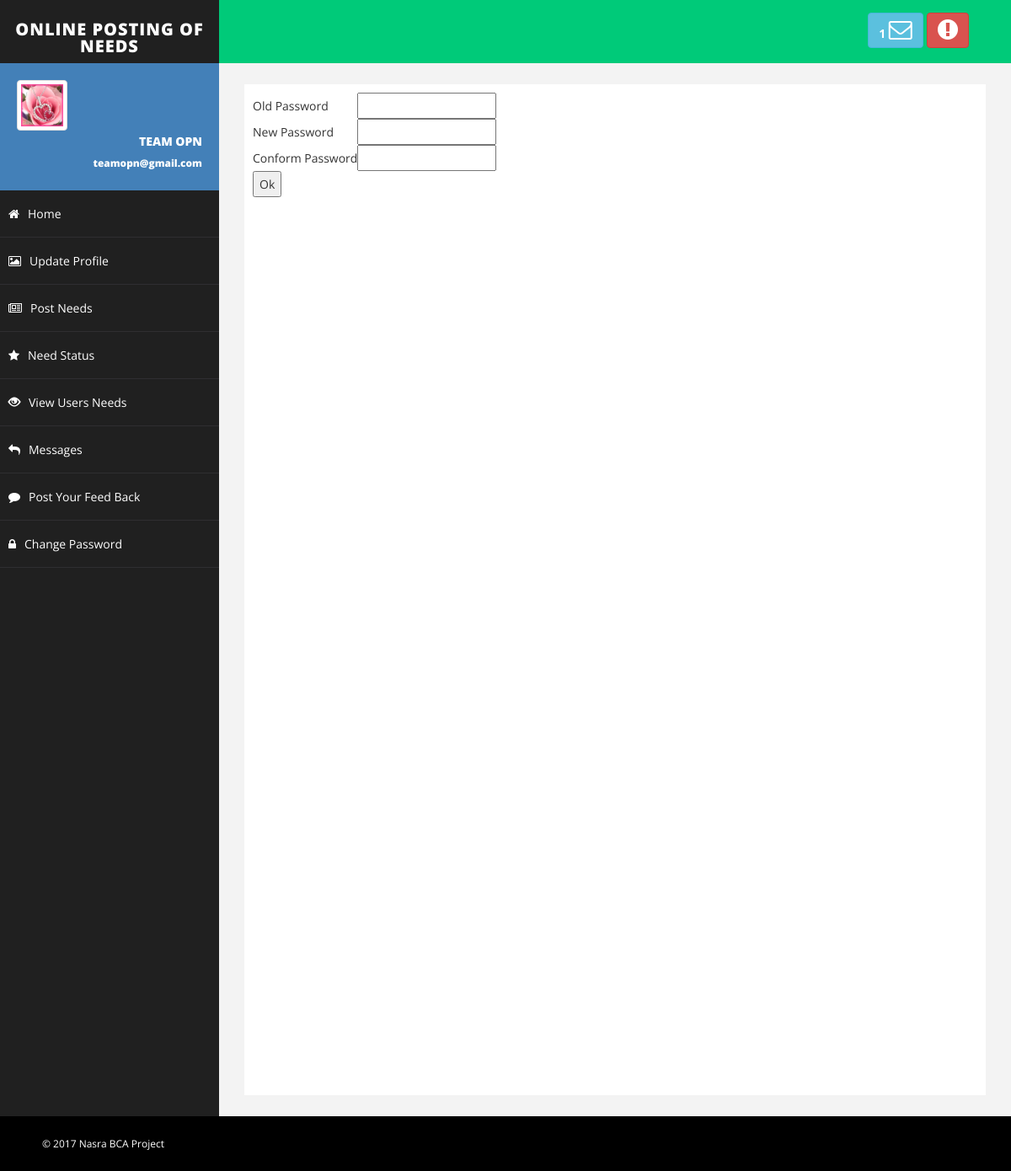
Page /user/changepass.php (signed in) on the committed database.
### tables this page shows
CREATE TABLE IF NOT EXISTS `user` (
  `user_id` int(50) NOT NULL AUTO_INCREMENT,
  `name` varchar(50) DEFAULT NULL,
  `address` varchar(100) DEFAULT NULL,
  `state` varchar(20) NOT NULL,
  `district` varchar(20) NOT NULL,
  `gender` varchar(10) NOT NULL,
  `contact` bigint(20) DEFAULT NULL,
  `email` varchar(50) DEFAULT NULL,
  `image` varchar(300) DEFAULT NULL,
  `password` varchar(50) DEFAULT NULL,
  `dob` varchar(10) NOT NULL,
  `status` varchar(50) NOT NULL,
  `regdate` varchar(50) NOT NULL,
  `extdate` varchar(400) NOT NULL,
  `ign` varchar(50) NOT NULL,
  PRIMARY KEY (`user_id`)
);

### user/userspannel.php (the view, shortened to what this page needs)
<?php
$date=date('Y-m-d');
$id="";
if(isset($_SESSION['user_id']))
{
	$id=$_SESSION['user_id'];
}
else
{
	header("location:error.php");
}
?>
<?php
$query=mysql_query("SELECT COUNT(*) c FROM NEED WHERE user_id!='$id' and NEED.with_date >='$date' ");
$row = mysql_fetch_assoc($query);
$cot= $row['c'];
?>
<!DOCTYPE html>
<html xmlns="http://www.w3.org/1999/xhtml">
<head>
    <link href="assets/css/bootstrap.css" rel="stylesheet" />
    <link href="assets/css/font-awesome.css" rel="stylesheet" />
    <link href="assets/css/basic.css" rel="stylesheet" />
    <link href="assets/css/custom.css" rel="stylesheet" />
</head>
<body>
    <div id="wrapper">
        <nav class="navbar navbar-default navbar-cls-top " role="navigation" style="margin-bottom: 0">
            <div class="navbar-header">
                <a class="navbar-brand" href="userspannel.php">Online Posting of Needs</a>
            </div>
            <div class="header-right">
                <a href="User Reply Needs.php" class="btn btn-info" title="New Message"><b><?php echo $cot;?> </b><i class="fa fa-envelope-o fa-2x"></i></a>
                <a href="../logout.php" class="btn btn-danger" title="Logout"><i class="fa fa-exclamation-circle fa-2x"></i></a>
            </div>
        </nav>
        <nav class="navbar-default navbar-side" role="navigation">
            <div class="sidebar-collapse">
                <ul class="nav" id="main-menu">
                    <li>
                    <?php
$qr=mysql_query("select * from USER where user_id='$id'") or die (mysql_error());
if(mysql_num_rows($qr)>0)
{
	while($arra=mysql_fetch_array($qr))
	{
?>
                        <div class="user-img-div">
                            <img src="profile/<?php echo $arra[8]?>" class="img-thumbnail" />
                            <div class="inner-text">
                                <?php echo $arra[1]?>
                            <br />
                                <small><?php echo $arra[7]?> </small>
                            </div>
                            <?php }}?>
                        </div>
                    </li>
                    <li>
                        <a href="usersnhome.php"><i class="fa fa-home"></i>Home</a>
                    </li>
                    <li>
                        <a href="userupdateprofile.php"><i class="fa fa-photo"></i>Update Profile</a>
                    </li>
                    <li>
                        <a href="usercreateneeds.php"><i class="fa fa-newspaper-o"></i>Post Needs</a>
                    </li>
                    <li>
                        <a href="user need status.php"><i class="fa fa-star"></i>Need Status</a>
                    </li>
                    <li>
                        <a href="User Reply Needs.php"><i class="glyphicon glyphicon-eye-open"></i>View Users Needs </a>
                    </li>
                    <li>
                        <a href="usersreplychats.php"><i class="fa fa-reply"></i>Messages </a>
                    </li>
                     <li>
                        <a href="User feedback.php"><i class="fa fa-comment"></i>Post Your Feed Back</a>
                    </li>
                    <li>
                        <a href="changepass.php"><i class="fa fa-lock"></i>Change Password</a>
                    </li>
                </ul>
            </div>
        </nav>
        <div id="page-wrapper">
            <div id="page-inner">
               <div class="row">
                    <div class="col-md-12">

### user/assets/css/basic.css (style rules this page uses)
body { font-family: 'Open Sans', sans-serif; line-height:25px; }
#wrapper { width: 100%; background: #202020; }
#page-wrapper { padding: 15px 15px; min-height: 600px; background: #F3F3F3; }
#page-inner { width: 100%; margin: 10px 20px 10px 0px; background-color: #fff!important; padding: 10px; min-height: 1200px; }
.navbar-cls-top .navbar-brand { color: #fff; background: #202020; width: 260px; text-align: center; height: 75px; font-size: 20px; letter-spacing: 1px; font-weight: 900; padding-top: 25px; text-transform:uppercase; }
.header-right { color: #fff; padding: 15px 50px 5px 50px; float: right; font-size: 16px; }
.user-img-div { min-height: 140px; padding: 20px; background-color: #4380B8; }
.user-img-div img { max-height: 60px; }
.user-img-div .inner-text { text-align: right; position: relative; color: #fff; font-weight: 800; line-height: 25px; }
.sidebar-collapse, .sidebar-collapse .nav { background: none; }
.sidebar-collapse .nav { padding: 0; }
.sidebar-collapse .nav > li > a { color: #fff; background: #202020; text-shadow: none; padding: 15px 40px; border-bottom: 1px solid #2F2E31; }
.sidebar-collapse > .nav > li > a { padding: 15px 10px; }
.navbar-side { border: none; background-color: #202020; }
.navbar-cls-top { background: #00CA79; border-bottom: none; }
.navbar-default { border: 0px solid black; }
.navbar-header { background: #000000; }
.nav > li > a > i { margin-right: 10px; }
@media (min-width:768px) { #page-wrapper { margin: 0 0 0 260px; padding: 15px 30px; min-height: 1200px; } }
@media (min-width:768px) { .navbar-side { z-index: 1; position: absolute; width: 260px; } }
@media (min-width:768px) { .navbar { border-radius: 0px; } }

### rows in the picture
user: image (picture), name "TEAM OPN", email "teamopn@gmail.com"

### other values in the picture
$cot "1"
